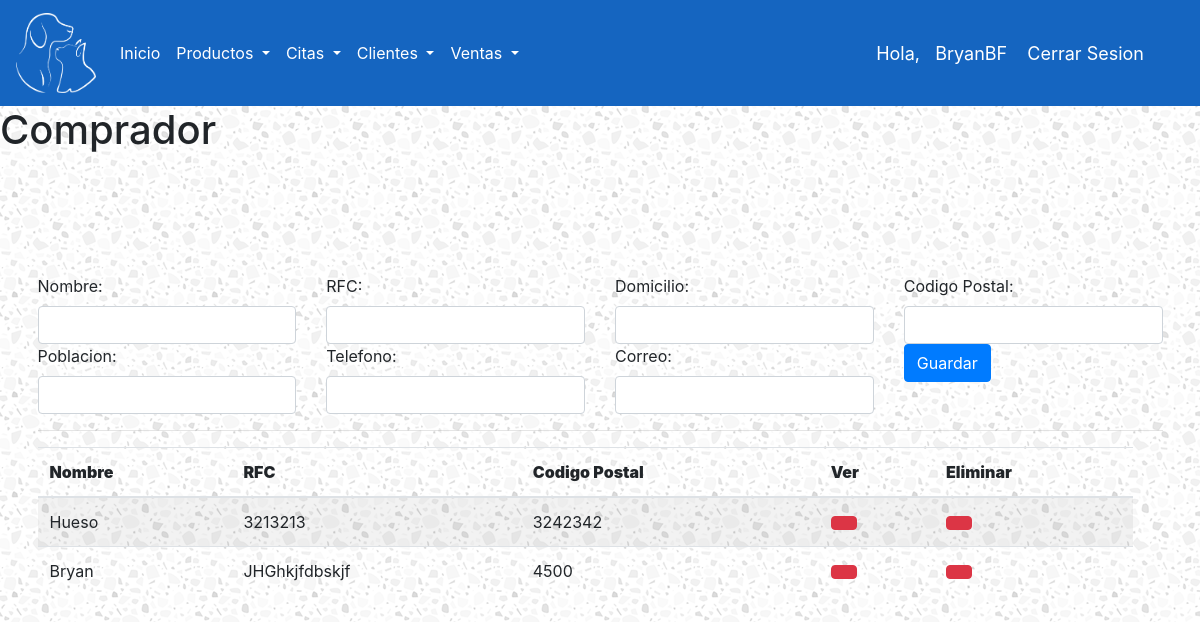
The app's page /comprador/ (signed in) with its own data.
### ControlDeVeterinaria/models.py (models this page shows, shortened)
class Account(AbstractBaseUser):
    ROLES = (
        ('ADMIN','ADMIN'),
        ('EMPLEADO','EMPLEADO'),
    )
    rol = models.CharField(max_length=30, choices=ROLES)
    username = models.CharField(max_length=50, unique=True)
    password = models.CharField(max_length=50)
    is_admin = models.BooleanField(default=False)
    is_staff = models.BooleanField(default=False)
    is_superuser = models.BooleanField(default=False)
    USERNAME_FIELD = 'username'
    REQUIRED_FIELDS = ['rol','password']
    objects = MyAccountManager()
    def __str__(self):
        return self.username

class Comprador(models.Model):
    nombre = models.CharField(max_length=20)
    rfc = models.CharField(max_length=13)
    domicilio = models.CharField(max_length=50)
    cp = models.IntegerField()
    poblacion = models.CharField(max_length=50)
    telefono = models.CharField(max_length=10)
    correo = models.CharField(max_length=50)

### ControlDeVeterinaria/views.py (the view)
# urls.py: path('comprador/', comprador, name="comprador"),
@login_required(login_url='login')
def comprador(request):
    rol = request.user.rol
    if rol == 'EMPLEADO':
        return redirect('/index/')
    form = CompradorForm(request.POST)
    listaComprador = Comprador.objects.all()
    if form.is_valid():
        form.save()
    context ={
        'listaComprador':listaComprador,
        'form':form,
    }
    return render(request, 'ControlDeVeterinaria/comprador.html', context)

### ControlDeVeterinaria/forms.py
class CompradorForm(forms.ModelForm):
    class Meta:
        model = Comprador
        fields = ['nombre', 'rfc', 'domicilio','cp','poblacion','telefono','correo']
    def __init__(self, *args, **kwargs):
        super(CompradorForm, self).__init__(*args, **kwargs)
        self.fields['nombre'].widget.attrs['class'] = 'form-control'
        self.fields['rfc'].widget.attrs['class'] = 'form-control'
        self.fields['domicilio'].widget.attrs['class'] = 'form-control'
        self.fields['cp'].widget.attrs['class'] = 'form-control'
        self.fields['poblacion'].widget.attrs['class'] = 'form-control'
        self.fields['telefono'].widget.attrs['class'] = 'form-control'
        self.fields['correo'].widget.attrs['class'] = 'form-control'

### ControlDeVeterinaria/templates/ControlDeVeterinaria/comprador.html (shortened to what this page needs)
{% extends 'ControlDeVeterinaria/base.html' %}
{% load static %}
{% block content %}
<h1> Comprador </h1>
<br>
<form action="" method="post" class="form-horizontal" enctype="multipart/form-data">{% csrf_token %}
	<div class="row">
		<div class="col-sm-3">
			<label>Nombre: </label>
			{{ form.nombre }}
		</div>
		<div class="col-sm-3">
			<label>RFC: </label>
			{{ form.rfc }}
		</div>
		<div class="col-sm-3">
			<label>Domicilio: </label>
			{{ form.domicilio }}
		</div>
		<div class="col-sm-3">
			<label>Codigo Postal: </label>
			{{ form.cp }}
		</div>
		<div class="col-sm-3">
			<label>Poblacion: </label>
			{{ form.poblacion }}
		</div>
		<div class="col-sm-3">
			<label>Telefono: </label>
			{{ form.telefono }}
		</div>
		<div class="col-sm-3">
			<label>Correo: </label>
			{{ form.correo }}
		</div>
		<div class="col-sm-3">
			<button class="btn btn-primary" type="submit"> Guardar </button>
		</div>
	</div>
	<hr>
	<div class="row col-sm-12">
		<table id="dvData" class="table table-striped" >
			<thead>
				<tr>
					<th >
						<strong>Nombre</strong>
					</th>
					<th >
						<strong>RFC</strong>
					</th>
					<th >
						<strong>Codigo Postal</strong>
					</th>
					<th >
						<strong>Ver</strong>
					</th>
					<th >
						<strong>Eliminar</strong>
					</th>
				</tr>
			</thead>
			<tbody>
				{% for datos in listaComprador %}
					<tr>
						<td >{{ datos.nombre }}</td>
						<td >{{ datos.rfc }}</td>
						<td >{{ datos.cp }}</td>
						<td >
							<a href="{% url 'ver-comprador' datos.id %}" class="btn btn-default btn-danger"></a>
						</td>
						<td >
							<a href="{% url 'borrar-comprador' datos.id %}" class="btn btn-default btn-danger"></a>
						</td>
					</tr>
				{% endfor %}
			</tbody>
		</table>
	</div>
</form>
{% endblock %}

### ControlDeVeterinaria/templates/ControlDeVeterinaria/base.html (shortened to what this page needs)
<!DOCTYPE html>
{% load static %}
<html>
<head>
	<link rel="stylesheet" href="https://cdn.jsdelivr.net/npm/bootstrap@4.5.3/dist/css/bootstrap.min.css">
<link rel="stylesheet" href="{% static "CDV/css/1.css" %}">
</head>
<body>
	<header>
		<nav class="navbar navbar-expand-lg">
      <a class="navbar-brand text-white" href="{% url 'index' %}" ><img src="{% static "CDV/images/Logo.png" %}" class="imglogo"></a>
      <div class="collapse navbar-collapse" id="navbarSupportedContent">
        <ul class="navbar-nav mr-auto">
          <li class="nav-item active">
            <a class="nav-link text-white" href={% url 'index' %} >Inicio <span class="sr-only">(current)</span></a>
          </li>
          <li class="nav-item dropdown">
            <a class="nav-link dropdown-toggle text-white" href="#" id="navbarDropdown" role="button" data-toggle="dropdown" aria-haspopup="true" aria-expanded="false">
              Productos
            </a>
          </li>
          <li class="nav-item dropdown">
            <a class="nav-link dropdown-toggle text-white" href="#" id="navbarDropdown" role="button" data-toggle="dropdown" aria-haspopup="true" aria-expanded="false">
              Citas
            </a>
          </li>
          <li class="nav-item dropdown">
            <a class="nav-link dropdown-toggle text-white" href="#" id="navbarDropdown" role="button" data-toggle="dropdown" aria-haspopup="true" aria-expanded="false">
              Clientes
            </a>
          </li>
          <li class="nav-item dropdown">
            <a class="nav-link dropdown-toggle text-white" href="#" id="navbarDropdown" role="button" data-toggle="dropdown" aria-haspopup="true" aria-expanded="false">
              Ventas
            </a>
          </li>
        </ul>
      </div>
      <span class = "hello-msg">Hola, &nbsp {{request.user}} </span>
      <span class = "hello-msg"><a href="{% url 'logout' %}">Cerrar Sesion</a></span>
    </nav>
	</header>
{% block content %}
{% endblock %}
</body>
</html>

### static/CDV/css/1.css (style rules this page uses)
html { font-family: 'Montserrat', sans-serif; }
form { padding: 37.5px; margin: 50px 0; }
nav { background-color: #1565c0 !important; color: white; }
.imglogo { width: 80px; height: 80px; }

### records on screen
Account: user "BryanBF"
Comprador: nombre "Hueso", rfc "3213213", cp "3242342"
Comprador: nombre "Bryan", rfc "JHGhkjfdbskjf", cp "4500"
